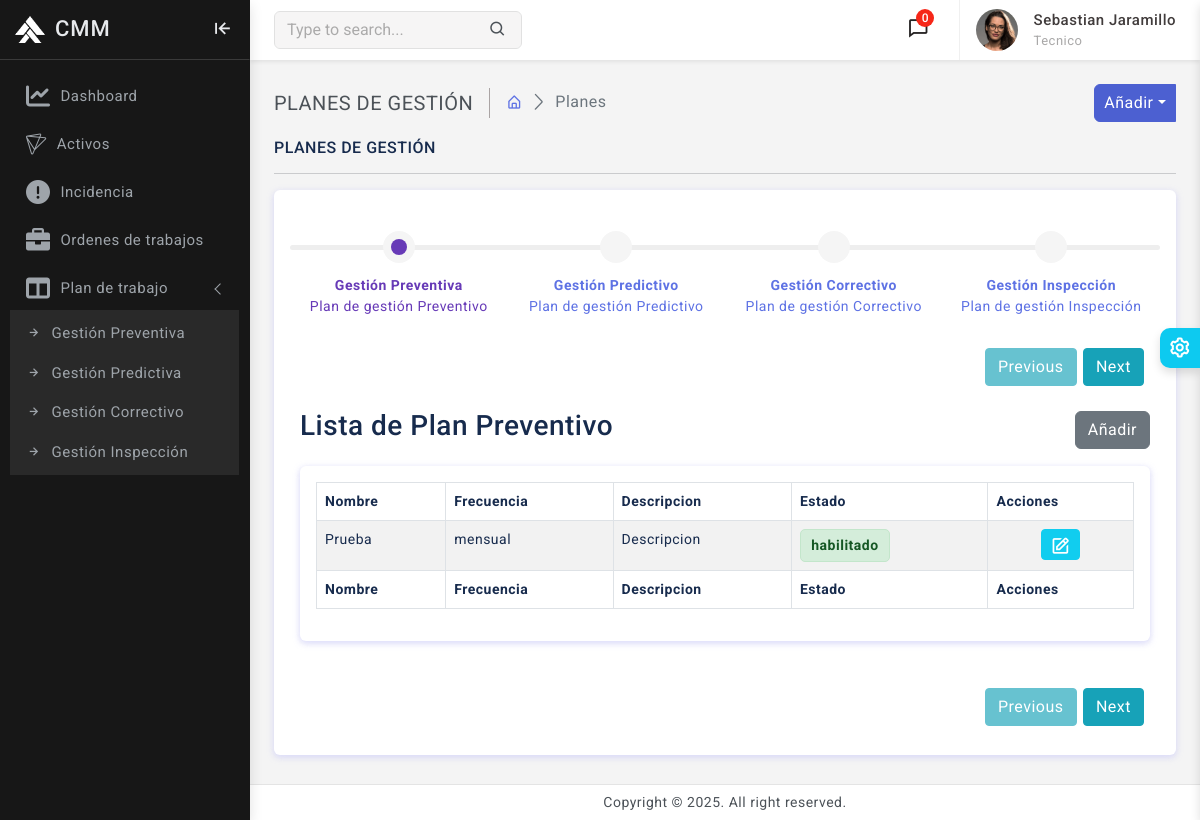
Screenshot of /planes/preventivo/ (signed in) with the database file from the repository.
### usuarios/models.py (models this page shows, shortened)
class PerfilUsuario(models.Model):
    usuario     = models.OneToOneField(Usuario, on_delete=models.CASCADE)
    nombre      = models.CharField(max_length=50)
    apellido    = models.CharField(max_length=50)
    documento   = models.IntegerField(unique=True)
    telefono    = models.IntegerField(unique=True)
    cargo       = models.ForeignKey(Cargo, on_delete=models.CASCADE, related_name="Cargo")
    def full_name(self):
        return f'{self.nombre} {self.apellido}'

class Cargo(models.Model):
    CARGO_CHOICES = [
        ('Administrador', 'Administrador'),
        ('Supervisor', 'Supervisor'),
        ('Tecnico', 'Tecnico'),
    ]
    cargo  = models.CharField(max_length=50, choices=CARGO_CHOICES, default='Tecnico')
    def __str__(self):
        return self.cargo

### plan_gestion/models.py (models this page shows, shortened)
class PlanGestion(models.Model):
    PLAN_TIPO_CHOICES = [
        ('preventivo', 'Preventivo'),
        ('predictivo', 'Predictivo'),
        ('correctivo', 'Correctivo'),
        ('inspeccion', 'Inspección'),
    ]
    FRECUENCIA_CHOICES = [
        ('diaria', 'Diaria'),
        ('semanal', 'Semanal'),
        ('mensual', 'Mensual'),
        ('trimestral', 'Trimestral'),
        ('semestral', 'Semestral'),
        ('anual', 'Anual'),
        ('ciclos', 'Por ciclos/uso'),
    ]
    PLAN_ESTADO_CHOICES = [
        ('habilitado', 'Habilitado'),
        ('deshabilitado', 'Deshabilitado'),
    ]
    activo = models.ForeignKey(Activo, on_delete=models.CASCADE, related_name="planes_activos")
    plan_nombre = models.CharField(max_length=120, unique=True, db_index=True)
    frecuencia = models.CharField(max_length=20, choices=FRECUENCIA_CHOICES, db_index=True)
    plan_tipo = models.CharField(max_length=20, choices=PLAN_TIPO_CHOICES, db_index=True)
    descripcion = models.TextField(blank=True)
    estado = models.CharField(max_length=20, choices=PLAN_ESTADO_CHOICES, default="habilitado")
    class Meta:
        verbose_name = 'Plan de gestión'
        verbose_name_plural = 'Planes de gestión'
        indexes = [
            models.Index(fields=['plan_tipo']),
            models.Index(fields=['frecuencia']),
        ]

### plan_gestion/views.py (the view)
# urls.py: path('planes/', include('plan_gestion.urls')),
@login_required(login_url = 'login')
def plan_gestion(request, tab_id):
    planes_preventivos = PlanGestion.objects.filter(plan_tipo="preventivo")
    planes_predictivos = PlanGestion.objects.filter(plan_tipo="predictivo")
    planes_correctivos = PlanGestion.objects.filter(plan_tipo="correctivo")
    planes_inspeccion = PlanGestion.objects.filter(plan_tipo="inspeccion")
    forms_por_tipo = {
        'Preventivo': PlanGestionForm(plan_tipo_fijo='preventivo'),
        'Predictivo': PlanGestionForm(plan_tipo_fijo='predictivo'),
        'Correctivo': PlanGestionForm(plan_tipo_fijo='correctivo'),
        'Inspeccion': PlanGestionForm(plan_tipo_fijo='inspeccion'),
    }
    context = {
        'tab_id': tab_id,
        'forms_por_tipo' : forms_por_tipo,
        'planes_preventivos': planes_preventivos,
        'planes_predictivos': planes_predictivos,
        'planes_correctivos': planes_correctivos,
        'planes_inspeccion': planes_inspeccion,
    }
    return render(request, 'plan_gestion/plan_gestion.html', context )

### CMM/context_processors.py (called while the page is built)
def global_context(request):
    user = None
    perfil = None
    if request.user.is_authenticated:
        user = request.user
        perfil = PerfilUsuario.objects.filter(usuario=request.user).first()
    return {
        'perfil': perfil,
        'user': user,
    }

### activos/models.py (called while the page is built)
    def __str__(self):
        return f'{self.codigo} - {self.nombre}'

### templates/plan_gestion/plan_gestion.html (shortened to what this page needs)
{% extends 'base.html' %}
{% block content %}
		<div class="page-wrapper">
			<div class="page-content">
				<div class="page-breadcrumb d-none d-sm-flex align-items-center mb-3">
					<div class="breadcrumb-title pe-3">PLANES DE GESTIÓN</div>
					<div class="ps-3">
						<nav aria-label="breadcrumb">
							<ol class="breadcrumb mb-0 p-0">
								<li class="breadcrumb-item"><a href="{% url 'home' %}"><i class="bx bx-home-alt"></i></a></li>
								<li class="breadcrumb-item active" aria-current="page">Planes</li>
							</ol>
						</nav>
					</div>
                    <div class="ms-auto">
                        <div class="btn-group">
                            <button type="button" class="btn btn-primary split-bg-primary dropdown-toggle dropdown-toggle-split" data-bs-toggle="dropdown">	<span class="">Añadir</span>
                            </button>
                        </div>
                    </div>
				</div>
				<div class="row">
					<div class="col-xl-12 mx-auto">
						<h6 class="mb-0 text-uppercase">PLANES DE GESTIÓN</h6>
						<hr/>
						<div class="card">
							<div class="card-body">
								<br />
								<div id="smartwizard" data-id="{{ tab_id }}">
									<ul class="nav">
										<li class="nav-item">
											<a class="nav-link" href="#Preventivo">	<strong>Gestión Preventiva</strong>
												<br>Plan de gestión Preventivo
                                            </a>
										</li>
										<li class="nav-item">
											<a class="nav-link" href="#Predictivo">	<strong>Gestión Predictivo</strong>
												<br>Plan de gestión Predictivo
                                            </a>
										</li>
										<li class="nav-item">
											<a class="nav-link" href="#Correctivo">	<strong>Gestión Correctivo</strong>
												<br>Plan de gestión Correctivo
                                            </a>
										</li>
										<li class="nav-item">
											<a class="nav-link" href="#Inspeccion">	<strong>Gestión Inspección</strong>
												<br>Plan de gestión Inspección
                                            </a>
										</li>
									</ul>
									<div class="tab-content">
										<div id="Preventivo" class="tab-pane" role="tabpanel" aria-labelledby="step-1">
                                            <div class="d-none d-sm-flex align-items-center mb-3">
                                                <h3 id="TitlePreventivo">Lista de Plan Preventivo</h3>
                                                <div class="ms-auto">
                                                    <div class="btn-group">
                                                        <button id="btnMostrarPreventivo" class="btn btn-secondary">Añadir</button>
                                                    </div>
                                                </div>
                                            </div>
                                            <div id="ViewPreventivo" style="display: block;">
                                                <div class="card">
                                                    <div class="card-body">
                                                        <div class="table-responsive">
                                                            <table class="table table-striped table-bordered">
                                                                <thead>
                                                                    <tr>
                                                                        <th>Nombre</th>
                                                                        <th>Frecuencia</th>
                                                                        <th>Descripcion</th>
                                                                        <th>Estado</th>
                                                                        <th>Acciones</th>
                                                                    </tr>
                                                                </thead>
                                                                <tbody>
                                                                    {% if planes_preventivos %}
                                                                        {% for plan in planes_preventivos %}
                                                                        <tr>
                                                                            <td>{{ plan.plan_nombre }}</td>
                                                                            <td>{{ plan.frecuencia }}</td>
                                                                            <td>{{ plan.descripcion }}</td>
                                                                            <td>
                                                                                <span class="estado {{ plan.estado|lower }}">
                                                                                    {{ plan.estado }}
                                                                                </span>
                                                                            </td>
                                                                            <td class="text-center">
                                                                                <button class="btn btn-sm btn-info editar-Preventivo" data-id="{{ plan.id }}">
                                                                                    <i class="bx bx-edit"></i>
                                                                                </button>
                                                                            </td>
                                                                        </tr>
                                                                        {% endfor %}
                                                                    {% endif %}
                                                                </tbody>
                                                                <tfoot>
                                                                    <tr>
                                                                        <th>Nombre</th>
                                                                        <th>Frecuencia</th>
                                                                        <th>Descripcion</th>
                                                                        <th>Estado</th>
                                                                        <th>Acciones</th>
                                                                    </tr>
                                                                </tfoot>
                                                            </table>
                                                        </div>
                                                    </div>
                                                </div>
                                            </div>
										</div>
									</div>
								</div>
							</div>
						</div>
					</div>
				</div>
			</div>
		</div>
{% endblock %}
{% load static %}

### templates/includes/navbar.html (shortened to what this page needs)
{% load static %}
<header>
    <div class="topbar d-flex align-items-center">
        <nav class="navbar navbar-expand">
            <div class="search-bar flex-grow-1">
                <div class="position-relative search-bar-box">
                    <input type="text" class="form-control search-control" placeholder="Type to search..."> <span class="position-absolute top-50 search-show translate-middle-y"><i class='bx bx-search'></i></span>
                </div>
            </div>
            <div class="top-menu ms-auto">
                <ul class="navbar-nav align-items-center">
                    <li class="nav-item dropdown dropdown-large">
                        <a class="nav-link dropdown-toggle dropdown-toggle-nocaret position-relative" href="#" role="button" data-bs-toggle="dropdown" aria-expanded="false"> <span class="alert-count">0</span>
                            <i class='bx bx-comment'></i>
                        </a>
                    </li>
                </ul>
            </div>
            <div class="user-box dropdown">
                <a class="d-flex align-items-center nav-link dropdown-toggle dropdown-toggle-nocaret" href="#" role="button" data-bs-toggle="dropdown" aria-expanded="false">
                    <img src="{% static 'images/avatars/avatar-2.png' %}" class="user-img" alt="user avatar">
                    <div class="user-info ps-3">
                        <p class="user-name mb-0"> {{perfil.full_name}} </p>
                        <p class="designattion mb-0">{{perfil.cargo}}</p>
                    </div>
                </a>
            </div>
        </nav>
    </div>
</header>

### CMM/static/css/app.css (style rules this page uses)
body { font-size: 14px; color: #4c5258; letter-spacing: .5px; background-color: #f4f4f4; overflow-x: hidden; font-family: Roboto, sans-serif }
a { text-decoration: none }
.topbar { position: fixed; top: 0; left: 250px; right: 0; height: 60px; background: #fff; border-bottom: 1px solid rgb(228 228 228 / 0%); z-index: 10; box-shadow: 0 .125rem .25rem rgba(0, 0, 0, .075)!important }
.topbar .navbar { width: 100%; height: 60px; padding-left: 1.5rem; padding-right: 1.5rem; }
.page-wrapper { height: 100%; margin-top: 60px; margin-bottom: 30px; margin-left: 250px }
.page-content { padding: 1.5rem 1.5rem 0.7rem 1.5rem }
.breadcrumb-title { font-size: 20px; border-right: 1.5px solid #aaa4a4 }
.page-breadcrumb .breadcrumb li.breadcrumb-item { font-size: 16px }
.page-breadcrumb .breadcrumb-item+.breadcrumb-item::before { display: inline-block; padding-right: .5rem; color: #6c757d; font-family: LineIcons; content: "\ea5c" }
.split-bg-primary { background-color: #4c60d1; border-color: #4c60d1; }
.btn i { vertical-align: middle; font-size: 1.3rem; margin-top: -1em; margin-bottom: -1em; }
input::placeholder { color: #000!important; opacity: .3!important }
.search-bar-box { width: 40% }
.search-control { background-color: #f6f5f5; border: 1px solid #e1e1e1; padding-right: 2.5rem }
.search-show { font-size: 18px; right: 15px }
.topbar .navbar .navbar-nav .nav-link { padding-right: .8rem; padding-left: .8rem; color: #252323; font-size: 22px }
.dropdown-toggle-nocaret:after { display: none }
.alert-count { position: absolute; top: 5px; left: 22px; width: 18px; height: 18px; display: flex; align-items: center; justify-content: center; border-radius: 50%; font-size: 12px; font-weight: 500; color: #fff; background: #f62718 }
.user-img { width: 42px; height: 42px; border-radius: 50%; border: 0 solid #e5e5e5; padding: 0; margin-left: 1rem; }
.user-info .user-name { font-size: 15px; font-weight: 500; color: #413c3c }
.user-info .designattion { font-size: 13px; color: #a9a8a8 }
.user-box { display: flex; align-items: center; height: 60px; border-left: 1px solid #f0f0f0; margin-left: 1rem }
.dropdown-large { position: relative }

### CMM/static/css/style.css (style rules this page uses)
.estado { display: inline-block; padding: 5px 10px; border-radius: 5px; font-weight: bold; text-align: center; min-width: 90px; }
.completo, .operativo, .abierta, .habilitado, .resuelta { background-color: #D4EDDA; color: #155724; border: 1px solid #C3E6CB; }

### rows the page displays
PerfilUsuario: full_name "Sebastian Jaramillo", cargo "Tecnico"
PlanGestion: plan_nombre "Prueba", frecuencia "mensual", descripcion "Descripcion", estado "habilitado"
